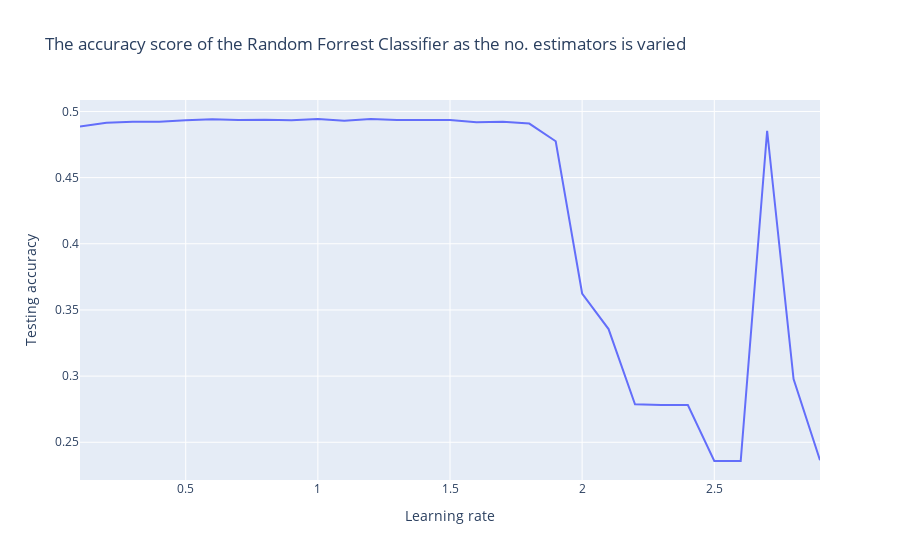

The code cell stored with this chart in its notebook:
### Code cell
px.line(
    x=np.arange(0.1, 3, 0.1),
    y=learning_rate_scores_list,
    labels={'x': 'Learning rate', 'y': 'Testing accuracy'},
    title='The accuracy score of the AdaBoost Classifier as the learning rate is varied')

### Figure 1 — Plotly figure (JSON) as saved in the notebook; plotly's stock layout.template omitted (floating-point values rounded to 4 significant figures)
{"data": [{"hovertemplate": "Learning rate=%{x}<br>Testing accuracy=%{y}<extra></extra>", "legendgroup": "", "line": {"color": "#636efa", "dash": "solid"}, "marker": {"symbol": "circle"}, "mode": "lines", "name": "", "orientation": "v", "showlegend": false, "type": "scatter", "x": [0.1, 0.2, 0.3, 0.4, 0.5, 0.6, 0.7, 0.8, 0.9, 1, 1.1, 1.2, 1.3, 1.4, 1.5, 1.6, 1.7, 1.8, 1.9, 2, 2.1, 2.2, 2.3, 2.4, 2.5, 2.6, 2.7, 2.8, 2.9], "xaxis": "x", "y": [0.4886, 0.4915, 0.4922, 0.4923, 0.4933, 0.494, 0.4936, 0.4938, 0.4933, 0.4943, 0.493, 0.4942, 0.4936, 0.4936, 0.4936, 0.4918, 0.4923, 0.4909, 0.4775, 0.3624, 0.3355, 0.2787, 0.2781, 0.2781, 0.2359, 0.2359, 0.4854, 0.2977, 0.2365], "yaxis": "y"}], "layout": {"legend": {"tracegroupgap": 0}, "title": {"text": "The accuracy score of the Random Forrest Classifier as the no. estimators is varied"}, "xaxis": {"anchor": "y", "domain": [0, 1], "title": {"text": "Learning rate"}}, "yaxis": {"anchor": "x", "domain": [0, 1], "title": {"text": "Testing accuracy"}}}}
